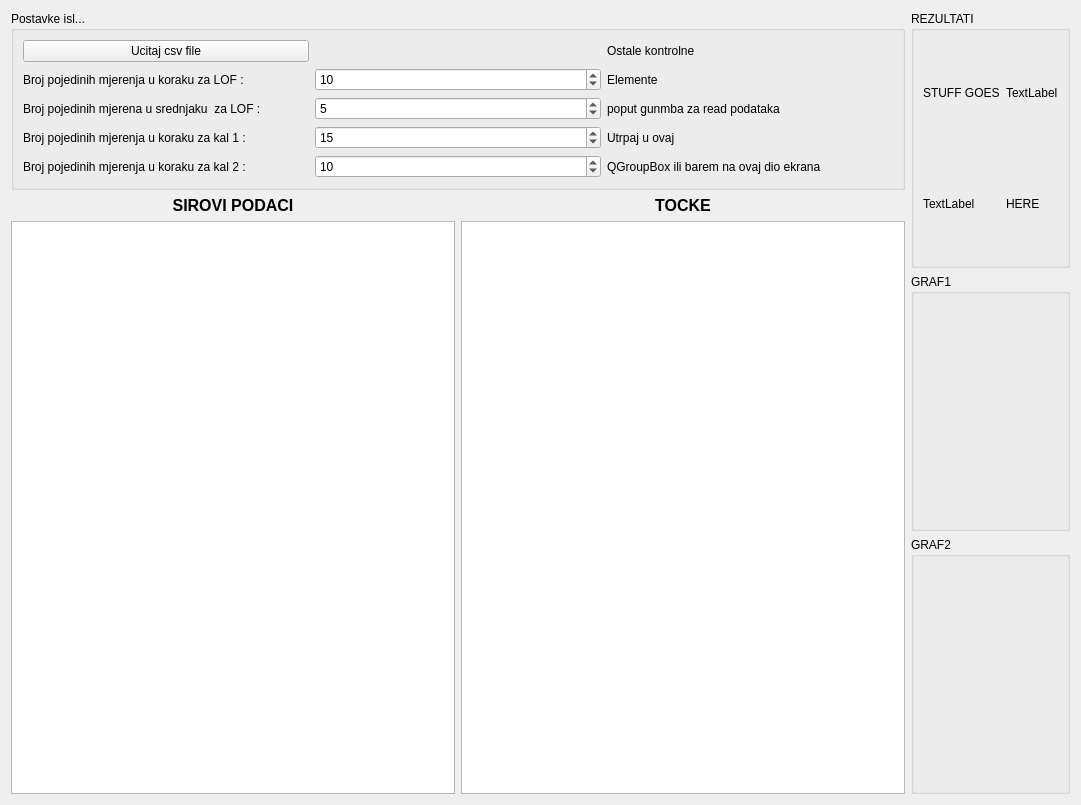
<?xml version="1.0" encoding="UTF-8"?>
<ui version="4.0">
 <class>Form</class>
 <widget class="QWidget" name="Form">
  <property name="geometry">
   <rect>
    <x>0</x>
    <y>0</y>
    <width>1081</width>
    <height>805</height>
   </rect>
  </property>
  <property name="windowTitle">
   <string>Form</string>
  </property>
  <layout class="QHBoxLayout" name="horizontalLayout">
   <item>
    <layout class="QVBoxLayout" name="verticalLayout_2">
     <item>
      <widget class="QGroupBox" name="groupBox">
       <property name="title">
        <string>Postavke isl...</string>
       </property>
       <layout class="QGridLayout" name="gridLayout">
        <item row="2" column="1">
         <widget class="QSpinBox" name="noPojedinihMjerenjaZaLOF">
          <property name="value">
           <number>10</number>
          </property>
         </widget>
        </item>
        <item row="5" column="0">
         <widget class="QLabel" name="label_5">
          <property name="text">
           <string>Broj pojedinih mjerenja u koraku za kal 2 :</string>
          </property>
         </widget>
        </item>
        <item row="4" column="1">
         <widget class="QSpinBox" name="brojPojedinihMjerenjaZaKal1">
          <property name="value">
           <number>15</number>
          </property>
         </widget>
        </item>
        <item row="5" column="1">
         <widget class="QSpinBox" name="brojPojedinihMjerenjaZaKal2">
          <property name="value">
           <number>10</number>
          </property>
         </widget>
        </item>
        <item row="3" column="1">
         <widget class="QSpinBox" name="noPojedinihMjerenjaSrednjakaZaLOF">
          <property name="value">
           <number>5</number>
          </property>
         </widget>
        </item>
        <item row="3" column="0">
         <widget class="QLabel" name="label_3">
          <property name="text">
           <string>Broj pojedinih mjerena u srednjaku  za LOF :</string>
          </property>
         </widget>
        </item>
        <item row="4" column="0">
         <widget class="QLabel" name="label_4">
          <property name="text">
           <string>Broj pojedinih mjerenja u koraku za kal 1 :</string>
          </property>
         </widget>
        </item>
        <item row="2" column="0">
         <widget class="QLabel" name="label_2">
          <property name="text">
           <string>Broj pojedinih mjerenja u koraku za LOF :</string>
          </property>
         </widget>
        </item>
        <item row="1" column="2">
         <widget class="QLabel" name="label_11">
          <property name="text">
           <string>Ostale kontrolne</string>
          </property>
         </widget>
        </item>
        <item row="2" column="2">
         <widget class="QLabel" name="label_12">
          <property name="text">
           <string>Elemente</string>
          </property>
         </widget>
        </item>
        <item row="3" column="2">
         <widget class="QLabel" name="label_13">
          <property name="text">
           <string>poput gunmba za read podataka</string>
          </property>
         </widget>
        </item>
        <item row="4" column="2">
         <widget class="QLabel" name="label_14">
          <property name="text">
           <string>Utrpaj u ovaj</string>
          </property>
         </widget>
        </item>
        <item row="5" column="2">
         <widget class="QLabel" name="label_15">
          <property name="text">
           <string>QGroupBox ili barem na ovaj dio ekrana</string>
          </property>
         </widget>
        </item>
        <item row="1" column="0">
         <widget class="QPushButton" name="buttonReadCSV">
          <property name="text">
           <string>Ucitaj csv file</string>
          </property>
         </widget>
        </item>
       </layout>
      </widget>
     </item>
     <item>
      <layout class="QGridLayout" name="gridLayout_3">
       <item row="0" column="0">
        <widget class="QLabel" name="label">
         <property name="font">
          <font>
           <pointsize>12</pointsize>
           <weight>75</weight>
           <bold>true</bold>
          </font>
         </property>
         <property name="text">
          <string>SIROVI PODACI</string>
         </property>
         <property name="alignment">
          <set>Qt::AlignCenter</set>
         </property>
         <property name="wordWrap">
          <bool>true</bool>
         </property>
        </widget>
       </item>
       <item row="1" column="0">
        <widget class="QTableView" name="tableViewSirovi"/>
       </item>
       <item row="0" column="1">
        <widget class="QLabel" name="label_6">
         <property name="font">
          <font>
           <pointsize>12</pointsize>
           <weight>75</weight>
           <bold>true</bold>
          </font>
         </property>
         <property name="text">
          <string>TOCKE</string>
         </property>
         <property name="alignment">
          <set>Qt::AlignCenter</set>
         </property>
         <property name="wordWrap">
          <bool>true</bool>
         </property>
        </widget>
       </item>
       <item row="1" column="1">
        <widget class="QTableView" name="tableViewTocke"/>
       </item>
      </layout>
     </item>
    </layout>
   </item>
   <item>
    <layout class="QVBoxLayout" name="verticalLayout">
     <item>
      <widget class="QGroupBox" name="groupBox_2">
       <property name="title">
        <string>REZULTATI</string>
       </property>
       <layout class="QGridLayout" name="gridLayout_2">
        <item row="0" column="0">
         <widget class="QLabel" name="label_7">
          <property name="text">
           <string>STUFF GOES</string>
          </property>
         </widget>
        </item>
        <item row="1" column="0">
         <widget class="QLabel" name="label_8">
          <property name="text">
           <string>TextLabel</string>
          </property>
         </widget>
        </item>
        <item row="0" column="1">
         <widget class="QLabel" name="label_9">
          <property name="text">
           <string>TextLabel</string>
          </property>
         </widget>
        </item>
        <item row="1" column="1">
         <widget class="QLabel" name="label_10">
          <property name="text">
           <string>HERE</string>
          </property>
         </widget>
        </item>
       </layout>
      </widget>
     </item>
     <item>
      <widget class="QGroupBox" name="groupBox_3">
       <property name="title">
        <string>GRAF1</string>
       </property>
       <layout class="QVBoxLayout" name="verticalLayout_4">
        <item>
         <layout class="QVBoxLayout" name="verticalLayout_3"/>
        </item>
       </layout>
      </widget>
     </item>
     <item>
      <widget class="QGroupBox" name="groupBox_4">
       <property name="title">
        <string>GRAF2</string>
       </property>
       <layout class="QVBoxLayout" name="verticalLayout_6">
        <item>
         <layout class="QVBoxLayout" name="verticalLayout_5"/>
        </item>
       </layout>
      </widget>
     </item>
    </layout>
   </item>
  </layout>
 </widget>
 <resources/>
 <connections/>
</ui>
